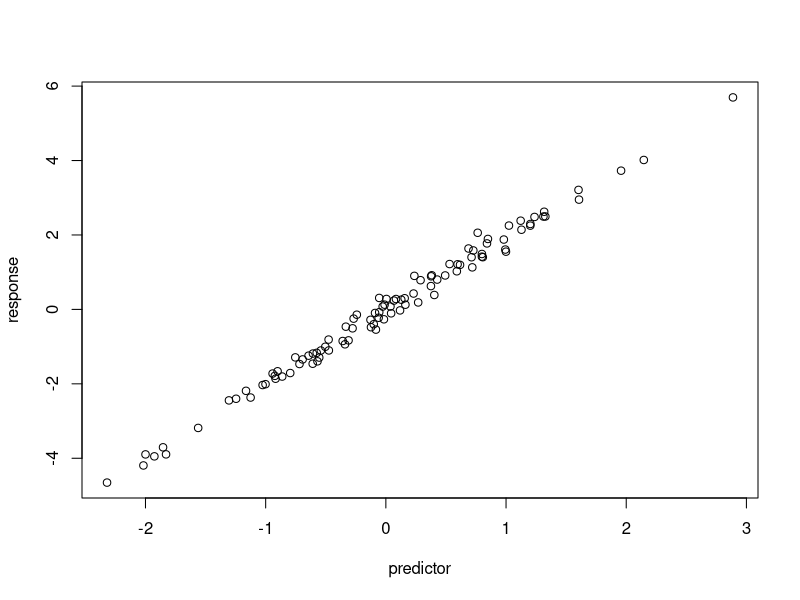

Here is the R script that generated this plot:
# Simulate and plot data
# Jeff Oliver
# jcoliver@arizona.edu
# 2021-03-23

# Simulate predictor variable
predictor <- rnorm(n = 100)
# Simulate response variable with some noise
response <- 2 * predictor + rnorm(n = 100, sd = 0.2)

# Plot the data
plot(x = predictor, y = response) 
